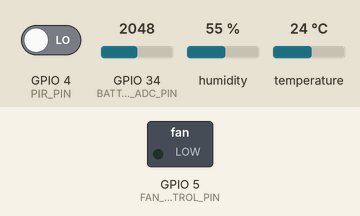
Recording of a sketch running on a simulated ESP32. On the bench: switched loads named in the sketch (green lamp = pin HIGH). Inputs (shaded band) come from the test bench; at power-on: temperature 24 °C, GPIO 4 (PIR_PIN) LOW, GPIO 34 (BATTERY_ADC_PIN) = 2048, humidity 55 % (analog values on the 0–4095 scale). EEPROM starts erased; what the sketch prints to the serial monitor is not drawn.

Above: at 3.3 s.
3.4 s: temperature set to 28.8 °C
5.4 s: temperature set to 30.1 °C
At 6.8 s:
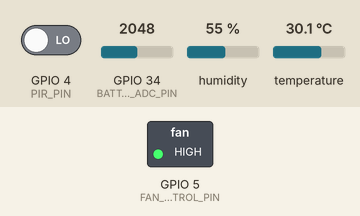
Timing chart, 0 to 8.4 s (numbered marks = the images above; inputs shaded):
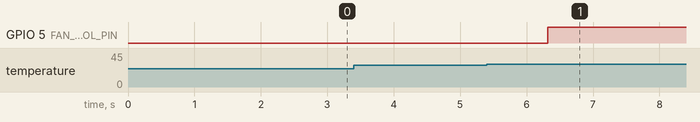

The sketch:

battery_monitor.ino
```cpp
#include <Wire.h>
#include <Adafruit_Sensor.h>
#include <Adafruit_BME280.h>
#include <Preferences.h>

// =====================================================
// Pin assignments
// =====================================================

const int FAN_CONTROL_PIN = 5;
const int PIR_PIN = 4;
const int BATTERY_ADC_PIN = 34;

// =====================================================
// Default user settings
// =====================================================

const float DEFAULT_FAN_ON_TEMP_F = 85.0;
const float DEFAULT_FAN_OFF_TEMP_F = 80.0;
const unsigned long DEFAULT_OCCUPANCY_TIMEOUT_MS = 300000UL;

// =====================================================
// Battery voltage-divider configuration
// =====================================================

// Measured resistor values
const float BATTERY_R1_OHMS = 46900.0;
const float BATTERY_R2_OHMS = 9994.0;

const float BATTERY_DIVIDER_RATIO =
    (BATTERY_R1_OHMS + BATTERY_R2_OHMS) / BATTERY_R2_OHMS;

// Initial calibration from:
// Battery terminals = 13.49 V
// Divider node = 2.386 V
const float BATTERY_CALIBRATION_FACTOR = 0.9933;

const int BATTERY_SAMPLE_COUNT = 32;
const int BATTERY_SAMPLE_DELAY_MS = 2;

// =====================================================
// User settings
// =====================================================

float fanOnTempF;
float fanOffTempF;
unsigned long occupancyTimeoutMs;

// =====================================================
// Runtime state
// =====================================================

bool fanState = false;
bool motionDetected = false;

unsigned long lastMotionTime = 0;

// =====================================================
// Objects
// =====================================================

Adafruit_BME280 bme;
Preferences preferences;

// =====================================================
// Setup
// =====================================================

void setup() {
  Serial.begin(115200);
  delay(2000);

  pinMode(FAN_CONTROL_PIN, OUTPUT);
  digitalWrite(FAN_CONTROL_PIN, LOW);

  pinMode(PIR_PIN, INPUT);
  pinMode(BATTERY_ADC_PIN, INPUT);

  analogReadResolution(12);
  analogSetPinAttenuation(BATTERY_ADC_PIN, ADC_11db);

  Wire.begin(21, 22);
  delay(100);

  loadSettings();

  Serial.println();
  Serial.println("Environmental Controller Starting...");

  if (!bme.begin(0x76, &Wire)) {
    Serial.println("BME280 not found!");
    Serial.print("Sensor ID: 0x");
    Serial.println(bme.sensorID(), HEX);

    while (true) {
      digitalWrite(FAN_CONTROL_PIN, LOW);
      delay(1000);
    }
  }

  Serial.println("BME280 FOUND!");
  Serial.println("Battery monitor initialized on GPIO34.");
  Serial.println();

  printCommandMenu();
}

// =====================================================
// Main loop
// =====================================================

void loop() {
  checkSerialCommands();

  float tempC = bme.readTemperature();
  float humidity = bme.readHumidity();

  if (isnan(tempC) || isnan(humidity)) {
    Serial.println("Warning: Invalid BME280 reading.");
    delay(2000);
    return;
  }

  float tempF = (tempC * 9.0 / 5.0) + 32.0;

  updateFanControl(tempF);
  updateOccupancyEstimate();

  float batteryVoltage = readBatteryVoltage();

  printSystemStatus(
      tempF,
      humidity,
      batteryVoltage
  );

  delay(2000);
}

// =====================================================
// Persistent settings
// =====================================================

void loadSettings() {
  preferences.begin("settings", false);

  fanOnTempF =
      preferences.getFloat("fanOn", DEFAULT_FAN_ON_TEMP_F);

  fanOffTempF =
      preferences.getFloat("fanOff", DEFAULT_FAN_OFF_TEMP_F);

  occupancyTimeoutMs =
      preferences.getULong(
          "timeout",
          DEFAULT_OCCUPANCY_TIMEOUT_MS
      );

  Serial.println("Settings loaded.");
}

void saveSettings() {
  preferences.putFloat("fanOn", fanOnTempF);
  preferences.putFloat("fanOff", fanOffTempF);
  preferences.putULong("timeout", occupancyTimeoutMs);

  Serial.println("Settings saved.");
}

void resetSettings() {
  fanOnTempF = DEFAULT_FAN_ON_TEMP_F;
  fanOffTempF = DEFAULT_FAN_OFF_TEMP_F;
  occupancyTimeoutMs = DEFAULT_OCCUPANCY_TIMEOUT_MS;

  saveSettings();

  Serial.println("Settings reset to defaults.");
}

// =====================================================
// Fan controller
// =====================================================

void updateFanControl(float tempF) {
  if (!fanState && tempF >= fanOnTempF) {
    fanState = true;
  }

  if (fanState && tempF <= fanOffTempF) {
    fanState = false;
  }

  digitalWrite(
      FAN_CONTROL_PIN,
      fanState ? HIGH : LOW
  );
}

// =====================================================
// Occupancy estimation
// =====================================================

void updateOccupancyEstimate() {
  int pirState = digitalRead(PIR_PIN);

  if (pirState == HIGH) {
    motionDetected = true;
    lastMotionTime = millis();
  } else {
    motionDetected = false;
  }
}

String getOccupancyStatus() {
  if (lastMotionTime == 0) {
    return "No Motion Recorded";
  }

  unsigned long timeSinceMotion =
      millis() - lastMotionTime;

  if (timeSinceMotion <= occupancyTimeoutMs) {
    return "Likely Present";
  }

  return "No Recent Activity";
}

String getLastMotionString() {
  if (lastMotionTime == 0) {
    return "Never";
  }

  unsigned long elapsedSeconds =
      (millis() - lastMotionTime) / 1000UL;

  unsigned long minutes = elapsedSeconds / 60UL;
  unsigned long seconds = elapsedSeconds % 60UL;

  String timeString;

  timeString += minutes;
  timeString += " min ";
  timeString += seconds;
  timeString += " sec ago";

  return timeString;
}

// =====================================================
// Battery monitoring
// =====================================================

float readBatteryVoltage() {
  unsigned long totalMillivolts = 0;

  // Discard the first reading for improved stability.
  analogReadMilliVolts(BATTERY_ADC_PIN);
  delay(2);

  for (int sample = 0;
       sample < BATTERY_SAMPLE_COUNT;
       sample++) {

    totalMillivolts +=
        analogReadMilliVolts(BATTERY_ADC_PIN);

    delay(BATTERY_SAMPLE_DELAY_MS);
  }

  float averageMillivolts =
      totalMillivolts /
      static_cast<float>(BATTERY_SAMPLE_COUNT);

  float adcVoltage =
      averageMillivolts / 1000.0;

  float batteryVoltage =
      adcVoltage *
      BATTERY_DIVIDER_RATIO *
      BATTERY_CALIBRATION_FACTOR;

  return batteryVoltage;
}

// =====================================================
// Serial status display
// =====================================================

void printSystemStatus(
    float tempF,
    float humidity,
    float batteryVoltage) {

  Serial.println("========================================");

  Serial.print("Temperature      : ");
  Serial.print(tempF, 2);
  Serial.println(" F");

  Serial.print("Humidity         : ");
  Serial.print(humidity, 2);
  Serial.println(" %");

  Serial.println();

  Serial.print("Fan              : ");
  Serial.println(fanState ? "ON" : "OFF");

  Serial.println();

  Serial.print("Motion           : ");
  Serial.println(motionDetected ? "YES" : "NO");

  Serial.print("Occupancy        : ");
  Serial.println(getOccupancyStatus());

  Serial.print("Last Motion      : ");
  Serial.println(getLastMotionString());

  Serial.println();

  Serial.print("Battery Voltage  : ");
  Serial.print(batteryVoltage, 2);
  Serial.println(" V");

  Serial.println();

  Serial.print("Fan ON Temp      : ");
  Serial.print(fanOnTempF, 2);
  Serial.println(" F");

  Serial.print("Fan OFF Temp     : ");
  Serial.print(fanOffTempF, 2);
  Serial.println(" F");

  Serial.print("Occupancy Timeout: ");
  Serial.print(occupancyTimeoutMs / 60000UL);
  Serial.println(" min");

  Serial.println("========================================");
  Serial.println();
}

// =====================================================
// Serial command interface
// =====================================================

void checkSerialCommands() {
  if (Serial.available() <= 0) {
    return;
  }

  String command = Serial.readStringUntil('\n');

  command.trim();
  command.toUpperCase();

  if (command.startsWith("ON=")) {
    float value = command.substring(3).toFloat();

    if (value > fanOffTempF) {
      fanOnTempF = value;

      Serial.print("Updated Fan ON Threshold to ");
      Serial.print(fanOnTempF);
      Serial.println(" F");

      saveSettings();
    } else {
      Serial.println(
          "Invalid ON threshold. ON must be greater than OFF."
      );
    }
  }

  else if (command.startsWith("OFF=")) {
    float value = command.substring(4).toFloat();

    if (value < fanOnTempF) {
      fanOffTempF = value;

      Serial.print("Updated Fan OFF Threshold to ");
      Serial.print(fanOffTempF);
      Serial.println(" F");

      saveSettings();
    } else {
      Serial.println(
          "Invalid OFF threshold. OFF must be less than ON."
      );
    }
  }

  else if (command.startsWith("TIMEOUT=")) {
    float value = command.substring(8).toFloat();

    if (value > 0.0) {
      occupancyTimeoutMs =
          static_cast<unsigned long>(
              value * 60000.0
          );

      Serial.print("Updated Occupancy Timeout to ");
      Serial.print(value);
      Serial.println(" minutes");

      saveSettings();
    } else {
      Serial.println(
          "Invalid timeout. Use TIMEOUT=5 for 5 minutes."
      );
    }
  }

  else if (command == "RESET") {
    resetSettings();
  }

  else if (command == "HELP") {
    printCommandMenu();
  }

  else {
    Serial.println(
        "Unknown command. Type HELP for command list."
    );
  }
}

void printCommandMenu() {
  Serial.println("Commands:");
  Serial.println("ON=85        Set fan ON temperature");
  Serial.println("OFF=80       Set fan OFF temperature");
  Serial.println("TIMEOUT=5    Set occupancy timeout in minutes");
  Serial.println("RESET        Restore default settings");
  Serial.println("HELP         Show command list");
  Serial.println();
}
```

Measured:
- the behaviour switches between 29.4 and 29.5 °C on temperature (found by bisection; images 0 and 1)
- after the input at 3.4 s, every drawn part: stays the same
- after the input at 5.4 s, GPIO 5 (FAN_CONTROL_PIN): LOW → HIGH after 0.92 s
